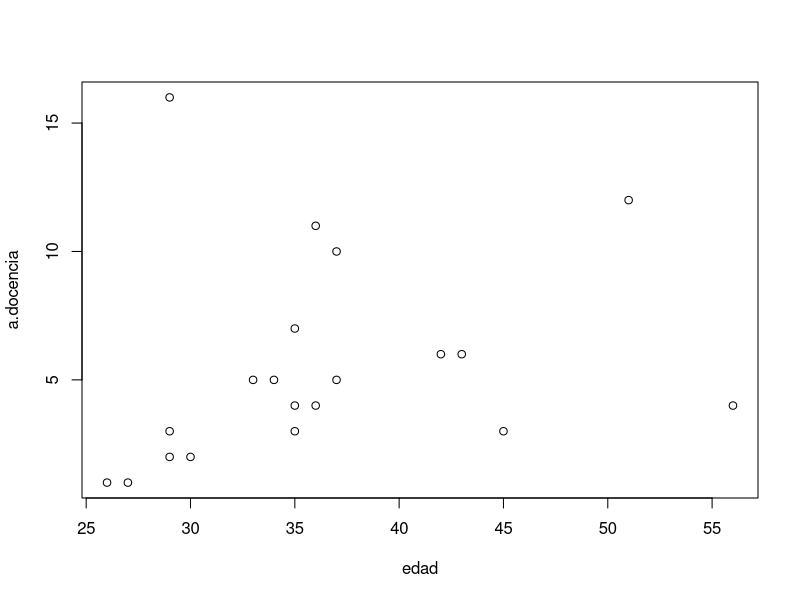
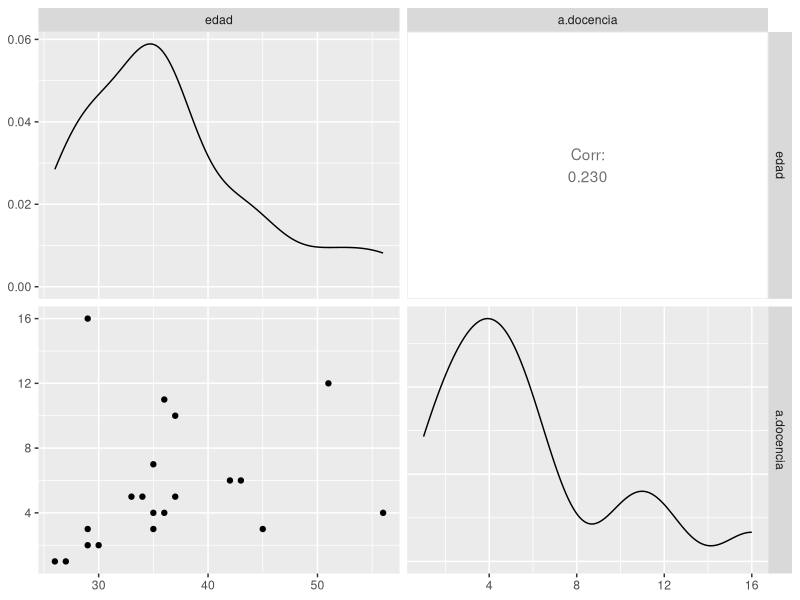

Reproduce these figures in R, in order. (Note: this script raises an error after producing the figures.)
## ---- chunk 1
a.docencia <- c(3,1,1,2,5,6,12,7,3,10,6,11,4,4,16,4,5,3,5,2)
edad <- c(35,27,26,30,33,42,51,35,45,37,43,36,36,56,29,35,37,29,34,29)
df<-data.frame(edad,a.docencia)
plot(df)
## ---- chunk 2
library(GGally)
## ---- chunk 3
ggpairs(df[,1:2])
## ---- chunk 4
corrs<-rcorr(as.matrix(df))
corrs
## ---- chunk 5
Y<-a.docencia
X<-edad
#Función para montaje de modelos lineales
lm(Y~X) -> mod_reg  #Y~X quiere decir que queremos explicar Y en función de X
mod_reg
## ---- chunk 6
summary(mod_reg)
## ---- chunk 7
plot(edad,a.docencia)
abline(mod_reg)
## ---- chunk 8
cor(edad,a.docencia)^2
## ---- chunk 9
mod_reg$coefficients
## ---- chunk 10
mod_reg$coefficients[1]
## ---- chunk 11
mod_reg$residuals
## ---- chunk 12

mod_no_intercept<-lm(Y~X-1)
summary(mod_no_intercept)
## ---- chunk 13
plot(edad,a.docencia)
abline(mod_reg)
abline(mod_no_intercept)
## ---- chunk 14
library(ggplot2)
p<-ggplot(df, aes(edad, a.docencia)) + geom_point()
p + geom_smooth(method = "lm", se = FALSE)
